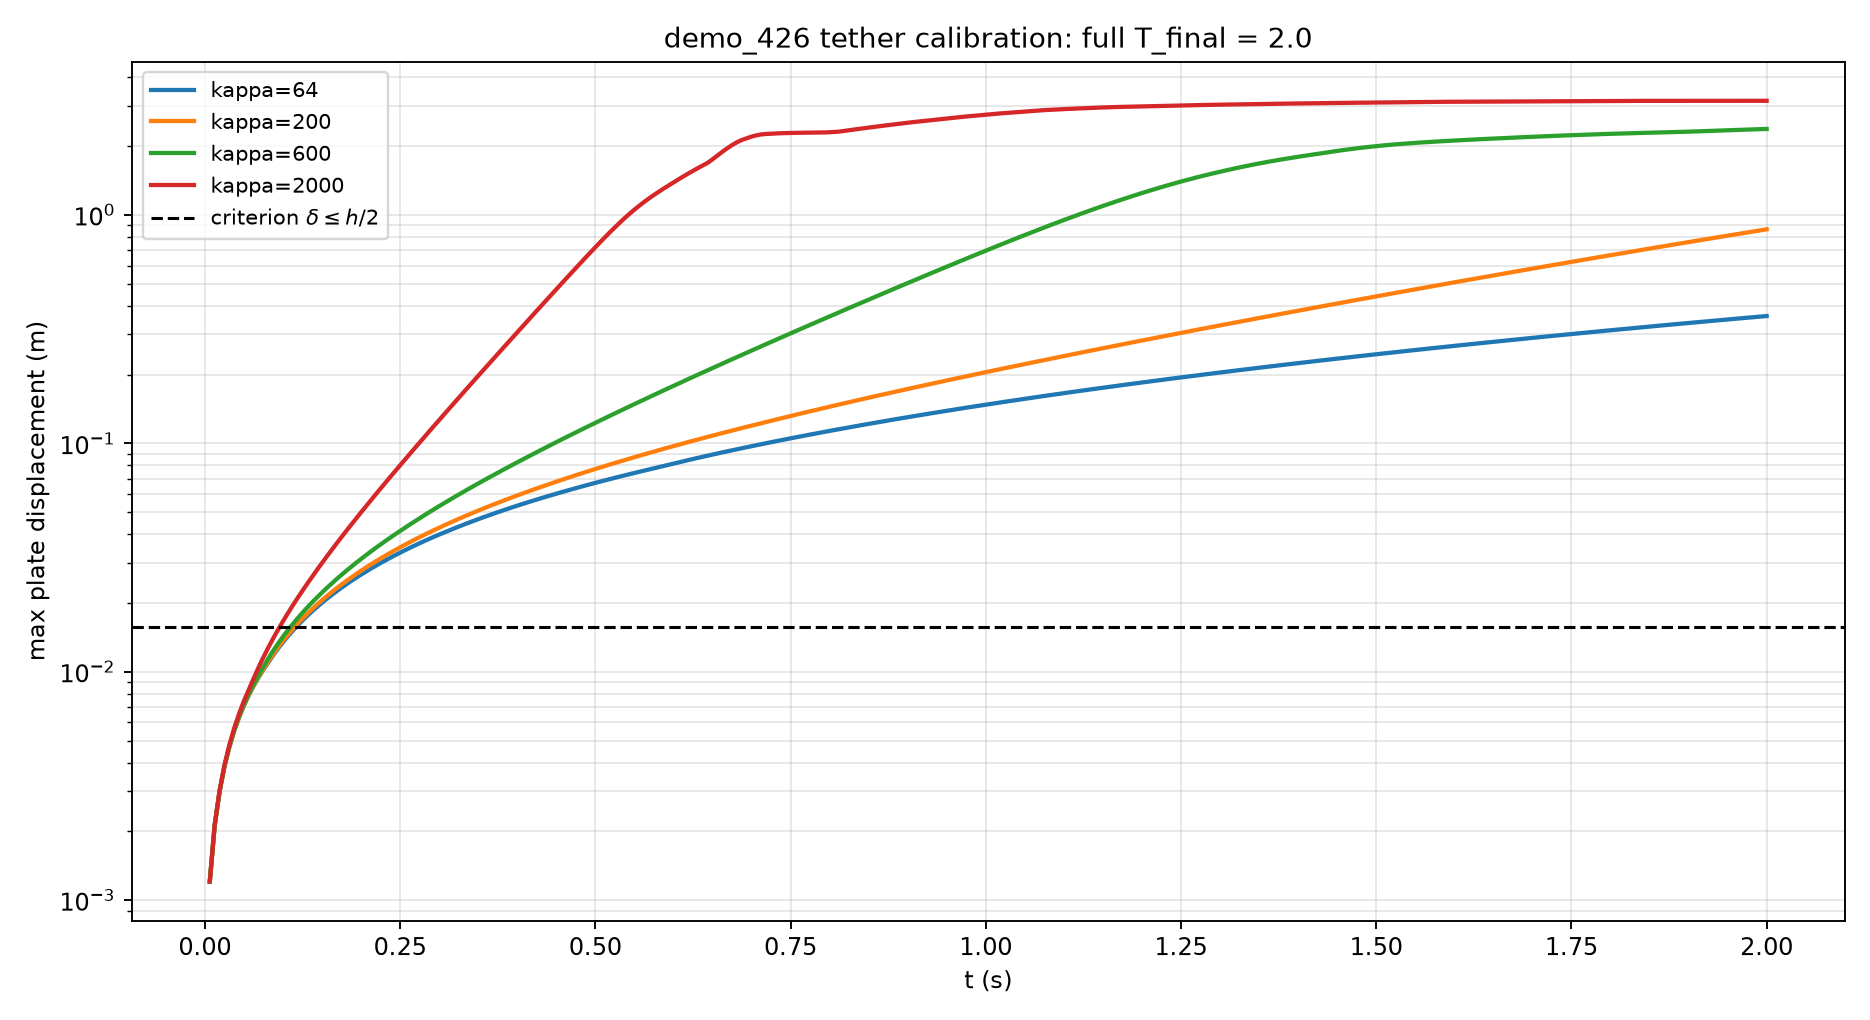

Recreate this plot in Python.
#!/usr/bin/env python3
"""Calibrate C for demo_426 -- run to the benchmark's T_final, not a transient.

200-step runs (t=1.25 of a 2.0 s case) only sampled the startup transient of
the stiff spring, which is why the displacement appeared to GROW with kappa.
Here each kappa runs the full T_final = 2.0 (= 20*lambda of the benchmark).
"""
from __future__ import annotations
import csv, json, os, subprocess
from pathlib import Path
import numpy as np

HERE = Path(__file__).resolve().parent
RUNNER = "/home/deepseek-harness/afsi/.tools/afsi-run.sh"
N, RHO, DTF = 32, 1.0, 0.2
H = 1.0 / N
DT = DTF * H
T_FINAL = float(os.environ.get("T_FINAL", "2.0"))
STEPS = int(round(T_FINAL / DT))
BETAS = [float(x) for x in os.environ.get(
    "TUNE_BETAS", "64,200,600,2000").split(",")]
OUT = HERE / "plot" / "N32_ipcs_smoke" / "history.csv"


def run(beta):
    env = dict(os.environ)
    env.update(USE_IMPLICIT_DRAG="0", BETA=repr(beta), DT_FACTOR=repr(DTF),
               SMOKE="1", SMOKE_STEPS=str(STEPS), T_END=repr(T_FINAL),
               MPLCONFIGDIR="/tmp/mplcache",
               HOME="/home/deepseek-harness/afsi/.home")
    log = HERE / f"_tune2_b{beta:g}.log"
    with open(log, "w") as fh:
        subprocess.run([RUNNER, "python", "-B", "-u", "main.py"], cwd=str(HERE),
                       env=env, stdout=fh, stderr=subprocess.STDOUT, check=False)
    rec = {"beta": beta, "diverged": True}
    if not OUT.exists():
        return rec, None
    # keep this beta's history before the next run overwrites it
    import shutil
    shutil.copy(OUT, HERE / f"hist_beta{beta:g}.csv")
    rows = list(csv.DictReader(open(OUT)))
    t = np.array([float(r["t"]) for r in rows])
    d = np.array([float(r["plate_disp"]) for r in rows])
    u = np.array([float(r["max_u"]) for r in rows])
    if not (np.isfinite(d).all() and np.isfinite(u).all()) or \
            d.max() > 1e3 or u.max() > 1e3:
        return rec, (t, d, u)
    rec.update(diverged=False, d_final=float(d[-1]), d_max=float(d.max()),
               u_final=float(u[-1]))
    q = max(len(d) // 10, 1)
    rec["d_tail_mean"] = float(d[-q:].mean())
    rec["d_tail_std"] = float(d[-q:].std())
    try:
        v = json.load(open(OUT.parent / "verify.json"))
        rec["L2_channel"] = v.get("err_L2_rel_channel")
        rec["plate_u"] = v.get("plate_u_max")
    except Exception:
        pass
    return rec, (t, d, u)


recs, hists = [], []
print(f"h={H:g} dt={DT:g} h/2={H/2:g} T_final={T_FINAL} steps={STEPS}")
for b in BETAS:
    r, h = run(b)
    recs.append(r)
    hists.append((b, h))
    if r["diverged"]:
        print(f"  beta={b:<8g} DIVERGED")
    else:
        print(f"  beta={b:<8g} d_final={r['d_final']:.5g} "
              f"({r['d_final']/(H/2):.2f} x h/2)  d_max={r['d_max']:.4g}  "
              f"tail {r['d_tail_mean']:.4g}+-{r['d_tail_std']:.2g}  "
              f"L2={r.get('L2_channel', float('nan')):.4g}  "
              f"plate|u|={r.get('plate_u', float('nan')):.4g}")

with open(HERE / "tune_C2.csv", "w", newline="") as fh:
    w = csv.DictWriter(fh, fieldnames=["beta", "diverged", "d_final", "d_max",
                                       "d_tail_mean", "d_tail_std", "u_final",
                                       "L2_channel", "plate_u"],
                       extrasaction="ignore")
    w.writeheader()
    for r in recs:
        w.writerow(r)
print("wrote tune_C2.csv")

ok = [r for r in recs if not r["diverged"] and
      r.get("d_tail_mean", 1e9) <= H / 2]
if ok:
    k = min(r["beta"] for r in ok)
    C = k * DT**2 / (RHO * H)
    print(f"\n--- calibration for THIS scheme (steady state) ---")
    print(f"  smallest kappa with d <= h/2 : {k:g}")
    print(f"  C = kappa*dt^2/(rho*h)       : {C:.6g}   (benchmark 7.5e-2)")
    print(f"  ratio to benchmark           : {C/7.5e-2:.4g}")
else:
    print("\n  none met the h/2 criterion in this sweep")

# plot
import matplotlib
matplotlib.use("Agg")
import matplotlib.pyplot as plt
fig, ax = plt.subplots(figsize=(11, 6))
import glob as _glob
for f in sorted(_glob.glob(str(HERE / "hist_beta*.csv")),
                key=lambda p: float(p.split("beta")[-1].split(".csv")[0])):
    b = float(f.split("beta")[-1].split(".csv")[0])
    rows = list(csv.DictReader(open(f)))
    t = np.array([float(r["t"]) for r in rows])
    d = np.array([float(r["plate_disp"]) for r in rows])
    u = np.array([float(r["max_u"]) for r in rows])
    ok = np.isfinite(d) & (d < 1e3)
    if ok.sum() < 2:
        ax.plot([t[0]], [max(d[np.isfinite(d)].max(), 1e-3)], "x", ms=12,
                color="k", label=f"kappa={b:g} DIVERGED")
        continue
    ax.semilogy(t[ok], d[ok], lw=1.8, label=f"kappa={b:g}")
ax.axhline(H / 2, color="k", ls="--", lw=1.3, label=r"criterion $\delta \leq h/2$")
ax.set_xlabel("t (s)"); ax.set_ylabel("max plate displacement (m)")
ax.set_title("demo_426 tether calibration: full T_final = 2.0")
ax.grid(alpha=0.3, which="both"); ax.legend(fontsize=9)
fig.tight_layout(); fig.savefig(HERE / "tune_C2.png", dpi=170)
print("wrote tune_C2.png")
